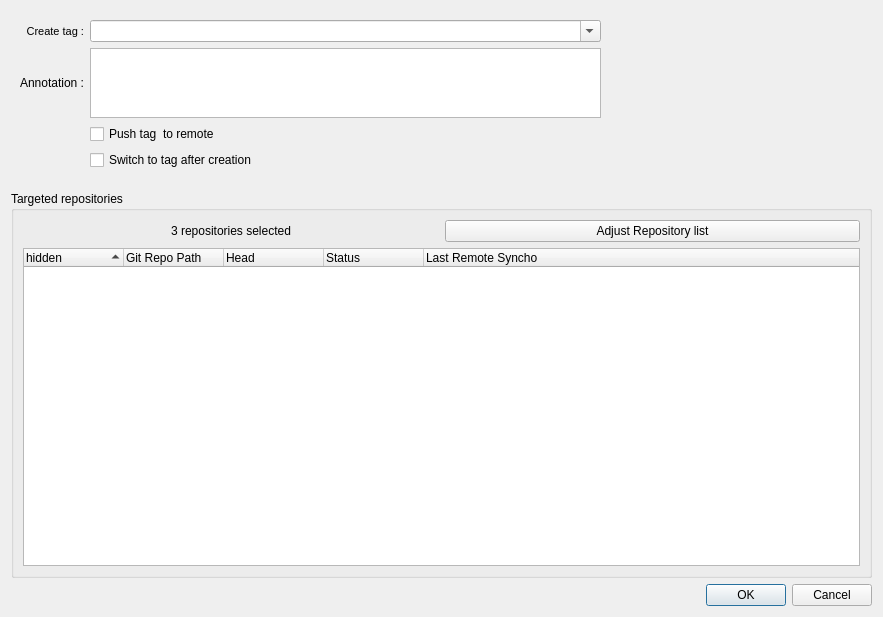
<?xml version="1.0" encoding="UTF-8"?>
<ui version="4.0">
 <class>GitAddTag</class>
 <widget class="QDialog" name="GitAddTag">
  <property name="geometry">
   <rect>
    <x>0</x>
    <y>0</y>
    <width>883</width>
    <height>617</height>
   </rect>
  </property>
  <property name="windowTitle">
   <string>Git Add tag</string>
  </property>
  <layout class="QVBoxLayout" name="verticalLayout_2">
   <item>
    <widget class="QWidget" name="widget" native="true">
     <property name="sizePolicy">
      <sizepolicy hsizetype="Preferred" vsizetype="Preferred">
       <horstretch>0</horstretch>
       <verstretch>1</verstretch>
      </sizepolicy>
     </property>
     <layout class="QGridLayout" name="gridLayout">
      <item row="1" column="1">
       <widget class="QTextEdit" name="textAnnotated">
        <property name="sizePolicy">
         <sizepolicy hsizetype="Expanding" vsizetype="Preferred">
          <horstretch>0</horstretch>
          <verstretch>1</verstretch>
         </sizepolicy>
        </property>
        <property name="toolTip">
         <string>Add text to create an annotated tag</string>
        </property>
        <property name="tabChangesFocus">
         <bool>true</bool>
        </property>
        <property name="acceptRichText">
         <bool>false</bool>
        </property>
       </widget>
      </item>
      <item row="0" column="2">
       <widget class="QWidget" name="widget_2" native="true">
        <property name="sizePolicy">
         <sizepolicy hsizetype="Preferred" vsizetype="Preferred">
          <horstretch>3</horstretch>
          <verstretch>0</verstretch>
         </sizepolicy>
        </property>
       </widget>
      </item>
      <item row="0" column="0">
       <widget class="QLabel" name="label">
        <property name="font">
         <font>
          <pointsize>8</pointsize>
         </font>
        </property>
        <property name="text">
         <string>Create tag :</string>
        </property>
        <property name="alignment">
         <set>Qt::AlignmentFlag::AlignRight|Qt::AlignmentFlag::AlignTrailing|Qt::AlignmentFlag::AlignVCenter</set>
        </property>
        <property name="buddy">
         <cstring>comboBoxTagName</cstring>
        </property>
       </widget>
      </item>
      <item row="3" column="1">
       <widget class="QCheckBox" name="checkBoxSwitchToTag">
        <property name="sizePolicy">
         <sizepolicy hsizetype="Expanding" vsizetype="Fixed">
          <horstretch>3</horstretch>
          <verstretch>0</verstretch>
         </sizepolicy>
        </property>
        <property name="text">
         <string>Switch to tag after creation</string>
        </property>
        <property name="checked">
         <bool>false</bool>
        </property>
       </widget>
      </item>
      <item row="0" column="1">
       <widget class="QComboBox" name="comboBoxTagName">
        <property name="sizePolicy">
         <sizepolicy hsizetype="MinimumExpanding" vsizetype="Fixed">
          <horstretch>6</horstretch>
          <verstretch>0</verstretch>
         </sizepolicy>
        </property>
        <property name="font">
         <font>
          <family>Consolas</family>
          <pointsize>8</pointsize>
         </font>
        </property>
        <property name="editable">
         <bool>true</bool>
        </property>
       </widget>
      </item>
      <item row="1" column="0">
       <widget class="QLabel" name="label_2">
        <property name="text">
         <string>Annotation :</string>
        </property>
        <property name="buddy">
         <cstring>textAnnotated</cstring>
        </property>
       </widget>
      </item>
      <item row="5" column="1">
       <widget class="QWidget" name="widget_3" native="true">
        <property name="sizePolicy">
         <sizepolicy hsizetype="Preferred" vsizetype="Preferred">
          <horstretch>0</horstretch>
          <verstretch>2</verstretch>
         </sizepolicy>
        </property>
       </widget>
      </item>
      <item row="2" column="1">
       <widget class="QCheckBox" name="checkBoxPushToRemote">
        <property name="sizePolicy">
         <sizepolicy hsizetype="Expanding" vsizetype="Fixed">
          <horstretch>3</horstretch>
          <verstretch>0</verstretch>
         </sizepolicy>
        </property>
        <property name="text">
         <string>Push tag  to remote</string>
        </property>
       </widget>
      </item>
     </layout>
    </widget>
   </item>
   <item>
    <widget class="QGroupBox" name="groupBox_2">
     <property name="sizePolicy">
      <sizepolicy hsizetype="Preferred" vsizetype="MinimumExpanding">
       <horstretch>0</horstretch>
       <verstretch>10</verstretch>
      </sizepolicy>
     </property>
     <property name="title">
      <string>Targeted repositories</string>
     </property>
     <layout class="QVBoxLayout" name="verticalLayout">
      <item>
       <layout class="QHBoxLayout" name="horizontalLayout">
        <item>
         <widget class="QLabel" name="labelRepoSelected">
          <property name="sizePolicy">
           <sizepolicy hsizetype="Preferred" vsizetype="Preferred">
            <horstretch>1</horstretch>
            <verstretch>0</verstretch>
           </sizepolicy>
          </property>
          <property name="text">
           <string>3 repositories selected</string>
          </property>
          <property name="alignment">
           <set>Qt::AlignmentFlag::AlignCenter</set>
          </property>
         </widget>
        </item>
        <item>
         <widget class="QPushButton" name="pushButtonAdjustRepoList">
          <property name="sizePolicy">
           <sizepolicy hsizetype="Minimum" vsizetype="Fixed">
            <horstretch>1</horstretch>
            <verstretch>0</verstretch>
           </sizepolicy>
          </property>
          <property name="text">
           <string>Adjust Repository list</string>
          </property>
         </widget>
        </item>
       </layout>
      </item>
      <item>
       <widget class="MgRepoTree" name="treeWidgetRepoList">
        <property name="alternatingRowColors">
         <bool>true</bool>
        </property>
        <property name="selectionMode">
         <enum>QAbstractItemView::SelectionMode::ExtendedSelection</enum>
        </property>
        <property name="rootIsDecorated">
         <bool>false</bool>
        </property>
        <property name="uniformRowHeights">
         <bool>true</bool>
        </property>
        <property name="itemsExpandable">
         <bool>false</bool>
        </property>
        <property name="sortingEnabled">
         <bool>true</bool>
        </property>
        <column>
         <property name="text">
          <string>hidden</string>
         </property>
        </column>
        <column>
         <property name="text">
          <string>Git Repo Path</string>
         </property>
        </column>
        <column>
         <property name="text">
          <string>Head</string>
         </property>
        </column>
        <column>
         <property name="text">
          <string>Status</string>
         </property>
        </column>
        <column>
         <property name="text">
          <string>Last Remote Syncho</string>
         </property>
        </column>
       </widget>
      </item>
     </layout>
    </widget>
   </item>
   <item>
    <layout class="QHBoxLayout" name="horizontalLayout_4">
     <item>
      <widget class="QDialogButtonBox" name="buttonBox">
       <property name="orientation">
        <enum>Qt::Orientation::Horizontal</enum>
       </property>
       <property name="standardButtons">
        <set>QDialogButtonBox::StandardButton::Cancel|QDialogButtonBox::StandardButton::Ok</set>
       </property>
      </widget>
     </item>
    </layout>
   </item>
  </layout>
 </widget>
 <customwidgets>
  <customwidget>
   <class>MgRepoTree</class>
   <extends>QTreeWidget</extends>
   <header>src.mg_repo_tree</header>
  </customwidget>
 </customwidgets>
 <tabstops>
  <tabstop>comboBoxTagName</tabstop>
  <tabstop>textAnnotated</tabstop>
  <tabstop>checkBoxPushToRemote</tabstop>
  <tabstop>checkBoxSwitchToTag</tabstop>
  <tabstop>pushButtonAdjustRepoList</tabstop>
  <tabstop>treeWidgetRepoList</tabstop>
 </tabstops>
 <resources/>
 <connections>
  <connection>
   <sender>buttonBox</sender>
   <signal>accepted()</signal>
   <receiver>GitAddTag</receiver>
   <slot>accept()</slot>
   <hints>
    <hint type="sourcelabel">
     <x>248</x>
     <y>254</y>
    </hint>
    <hint type="destinationlabel">
     <x>157</x>
     <y>274</y>
    </hint>
   </hints>
  </connection>
  <connection>
   <sender>buttonBox</sender>
   <signal>rejected()</signal>
   <receiver>GitAddTag</receiver>
   <slot>reject()</slot>
   <hints>
    <hint type="sourcelabel">
     <x>316</x>
     <y>260</y>
    </hint>
    <hint type="destinationlabel">
     <x>286</x>
     <y>274</y>
    </hint>
   </hints>
  </connection>
 </connections>
</ui>
